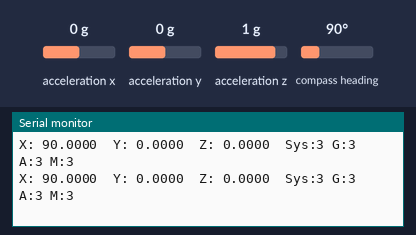
Simulated run of this sketch. Board: Arduino Uno, built with avr-gcc and run on an emulated ATmega328P. Shown: the last lines printed to the serial monitor. The test bench sets the inputs (shaded band); at power-on: acceleration x 0 g, acceleration y 0 g, acceleration z 1 g, compass heading 90°.

Above: at 3.3 s.
3.4 s: acceleration x set to -1.4 g
At 3.5 s:
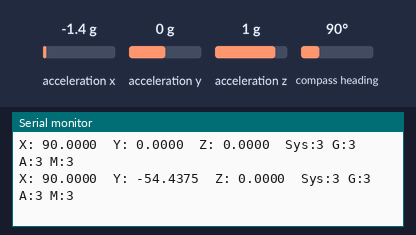
4.9 s: acceleration y set to -1.4 g
At 4.95 s:
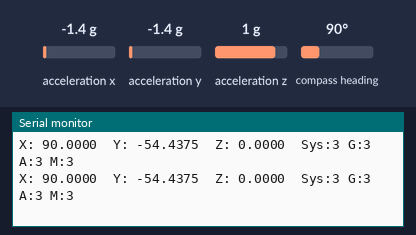
7.9 s: acceleration z set to -1.4 g
At 7.97 s:
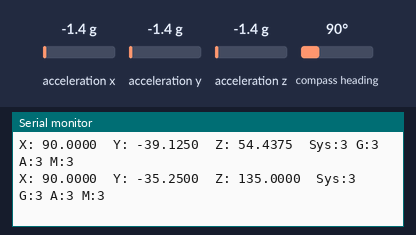
10.9 s: compass heading set to 7°
At 10.99 s:
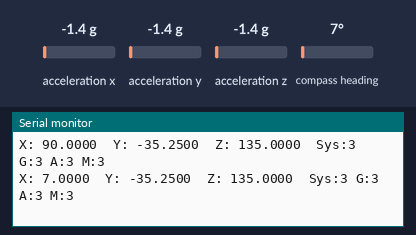
12.4 s: acceleration x set to 0 g
At 12.45 s:
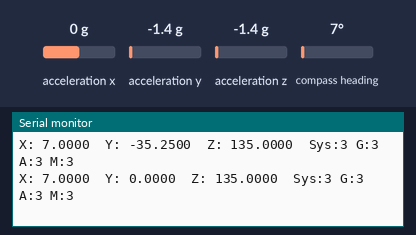
15.4 s: compass heading set to 90°
At 15.47 s:
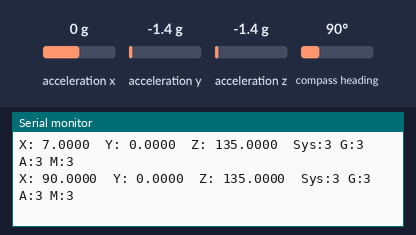
Timing chart, 0 to 18.4 s (numbered marks = the images above; inputs shaded):
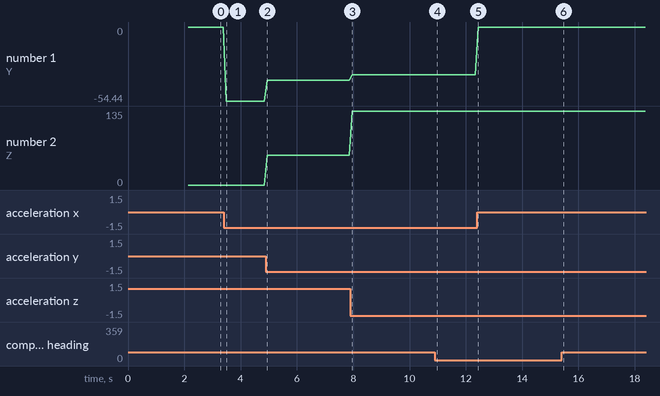

Measured:
- after the input at 3.4 s, the serial monitor: prints a new line after 0.10 s (image 1)
- after the input at 7.9 s, the serial monitor: prints a new line after 0.07 s (image 3)
- after the input at 10.9 s, the serial monitor: prints a new line after 0.09 s (image 4)
- after the input at 12.4 s, the serial monitor: prints a new line after 0.05 s (image 5)
- after the input at 15.4 s, the serial monitor: prints a new line after 0.06 s (image 6)
- plotted number 1: 0 → -54.44 after the input at 3.4 s, -54.44 → -39.12 after the input at 4.9 s, -39.12 → -35.25 after the input at 7.9 s, -35.25 → 0 after the input at 12.4 s
- plotted number 2: 0 → 54.44 after the input at 4.9 s, 54.44 → 135 after the input at 7.9 s

The sketch:

sensorapi.ino
```cpp
#include <Adafruit_BNO055.h>

#include <Wire.h>
#include <Adafruit_Sensor.h>
#include <Adafruit_BNO055.h>
#include <utility/imumaths.h>

/* This driver uses the Adafruit unified sensor library (Adafruit_Sensor),
   which provides a common 'type' for sensor data and some helper functions.

   To use this driver you will also need to download the Adafruit_Sensor
   library and include it in your libraries folder.

   You should also assign a unique ID to this sensor for use with
   the Adafruit Sensor API so that you can identify this particular
   sensor in any data logs, etc.  To assign a unique ID, simply
   provide an appropriate value in the constructor below (12345
   is used by default in this example).

   Connections
   ===========
   Connect SCL to SCL pin (analog 5 on Arduino UNO)
   Connect SDA to SDA pin (analog 4 on Arduino UNO)
   Connect VDD to 3-5V DC (depending on your board's logic level)
   Connect GROUND to common ground

   History
   =======
   2015/MAR/03  - First release (KTOWN)
   2015/AUG/27  - Added calibration and system status helpers
*/

/* Set the delay between fresh samples */
#define BNO055_SAMPLERATE_DELAY_MS (100)

// Check I2C device address and correct line below (by default address is 0x29 or 0x28)
//                                   id, address
Adafruit_BNO055 bno = Adafruit_BNO055(55, 0x28, &Wire);

/**************************************************************************/
/*
    Displays some basic information on this sensor from the unified
    sensor API sensor_t type (see Adafruit_Sensor for more information)
*/
/**************************************************************************/
void displaySensorDetails(void) {
  sensor_t sensor;
  bno.getSensor(&sensor);
  Serial.println("------------------------------------");
  Serial.print("Sensor:       ");
  Serial.println(sensor.name);
  Serial.print("Driver Ver:   ");
  Serial.println(sensor.version);
  Serial.print("Unique ID:    ");
  Serial.println(sensor.sensor_id);
  Serial.print("Max Value:    ");
  Serial.print(sensor.max_value);
  Serial.println(" xxx");
  Serial.print("Min Value:    ");
  Serial.print(sensor.min_value);
  Serial.println(" xxx");
  Serial.print("Resolution:   ");
  Serial.print(sensor.resolution);
  Serial.println(" xxx");
  Serial.println("------------------------------------");
  Serial.println("");
  delay(500);
}

/**************************************************************************/
/*
    Display some basic info about the sensor status
*/
/**************************************************************************/
void displaySensorStatus(void) {
  /* Get the system status values (mostly for debugging purposes) */
  uint8_t system_status, self_test_results, system_error;
  system_status = self_test_results = system_error = 0;
  bno.getSystemStatus(&system_status, &self_test_results, &system_error);

  /* Display the results in the Serial Monitor */
  Serial.println("");
  Serial.print("System Status: 0x");
  Serial.println(system_status, HEX);
  Serial.print("Self Test:     0x");
  Serial.println(self_test_results, HEX);
  Serial.print("System Error:  0x");
  Serial.println(system_error, HEX);
  Serial.println("");
  delay(500);
}

/**************************************************************************/
/*
    Display sensor calibration status
*/
/**************************************************************************/
void displayCalStatus(void) {
  /* Get the four calibration values (0..3) */
  /* Any sensor data reporting 0 should be ignored, */
  /* 3 means 'fully calibrated" */
  uint8_t system, gyro, accel, mag;
  system = gyro = accel = mag = 0;
  bno.getCalibration(&system, &gyro, &accel, &mag);

  /* The data should be ignored until the system calibration is > 0 */
  Serial.print("\t");
  if (!system) {
    Serial.print("! ");
  }

  /* Display the individual values */
  Serial.print("Sys:");
  Serial.print(system, DEC);
  Serial.print(" G:");
  Serial.print(gyro, DEC);
  Serial.print(" A:");
  Serial.print(accel, DEC);
  Serial.print(" M:");
  Serial.print(mag, DEC);
}

/**************************************************************************/
/*
    Arduino setup function (automatically called at startup)
*/
/**************************************************************************/
void setup(void) {
  Serial.begin(9600);

  while (!Serial) delay(10);  // wait for serial port to open!

  Serial.println("Orientation Sensor Test");
  Serial.println("");

  /* Initialise the sensor */
  if (!bno.begin()) {
    /* There was a problem detecting the BNO055 ... check your connections */
    Serial.print("Ooops, no BNO055 detected ... Check your wiring or I2C ADDR!");
    while (1)
      ;
  }

  delay(1000);

  /* Display some basic information on this sensor */
  displaySensorDetails();

  /* Optional: Display current status */
  displaySensorStatus();

  bno.setExtCrystalUse(true);
}

/**************************************************************************/
/*
    Arduino loop function, called once 'setup' is complete (your own code
    should go here)
*/
/**************************************************************************/
void loop(void) {
  /* Get a new sensor event */
  sensors_event_t event;
  bno.getEvent(&event);

  /* Display the floating point data */
  Serial.print("X: ");
  Serial.print(event.orientation.x, 4);
  Serial.print("\tY: ");
  Serial.print(event.orientation.y, 4);
  Serial.print("\tZ: ");
  Serial.print(event.orientation.z, 4);

  /* Optional: Display calibration status */
  displayCalStatus();

  /* Optional: Display sensor status (debug only) */
  //displaySensorStatus();

  /* New line for the next sample */
  Serial.println("");

  /* Wait the specified delay before requesting nex data */
  delay(BNO055_SAMPLERATE_DELAY_MS);
}
```
